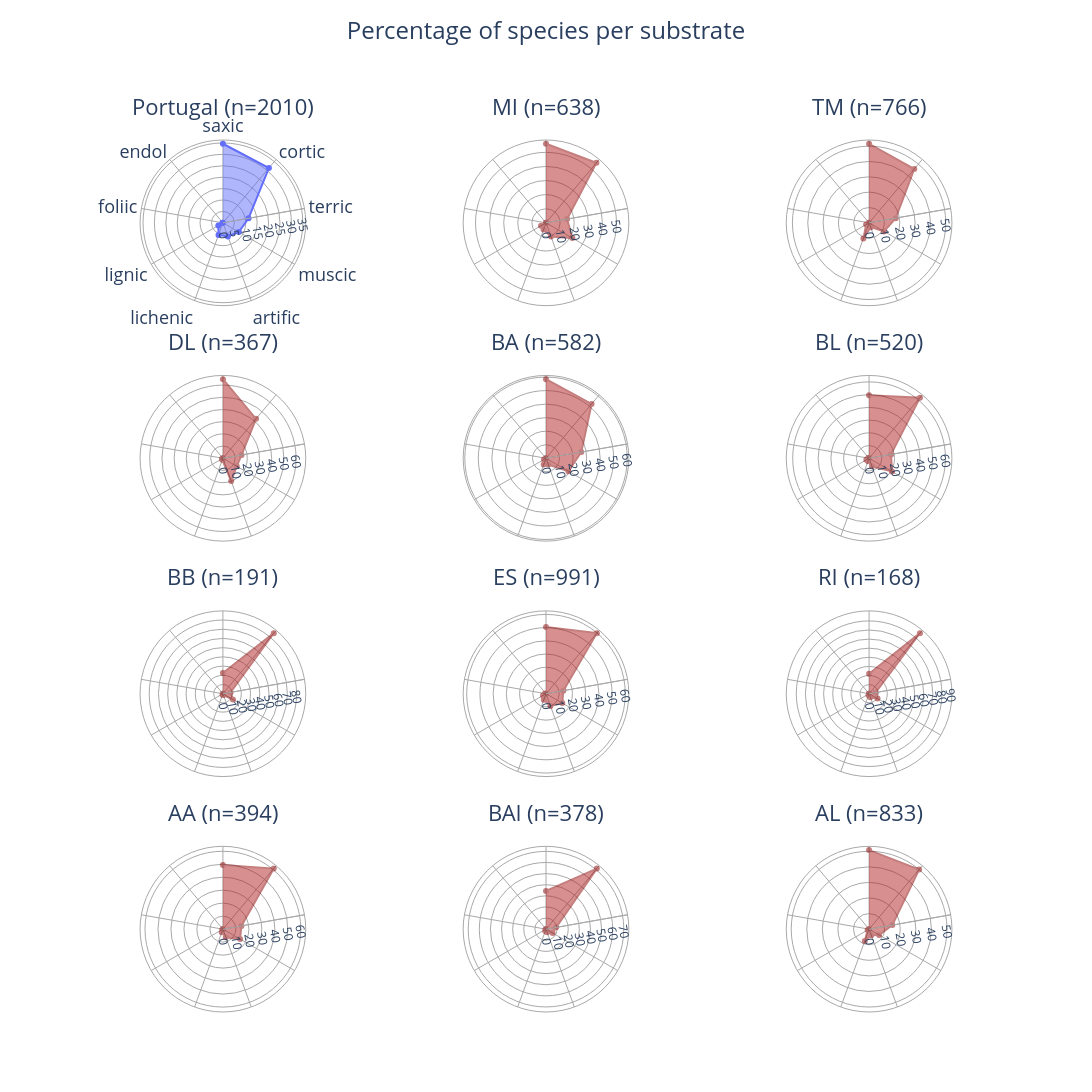

Notebook source saved alongside this figure:
### Code cell
from plotly.subplots import make_subplots
import plotly.graph_objects as go

# --- National reference radar (same for all subplots) ---
total_sorted = habitat_national.sort_values("percent", ascending=False)
habitats_sorted = total_sorted["hab"].tolist()

short_theta = [hab_labels.get(h, h) for h in habitats_sorted]

# find angle for third axis
N = len(short_theta)
step = 360 / N
third_angle = 90 - 2 * step

# Create subplots
fig = make_subplots(
    rows=4,
    cols=3,
    specs=[[{"type": "polar"}] * 3 for _ in range(4)],
    subplot_titles = [f"Portugal (n={tot_portugal})"] + [
        f"{prov} (n={total_species_prov.loc[prov]})"
        for prov in provs
    ],
    vertical_spacing=0.08,
    horizontal_spacing=0.04
)

# ==================================================
# 1) NATIONAL RADAR AT TOP LEFT
# ==================================================
fig.add_trace(
    go.Scatterpolar(
        r=total_sorted["percent"].values,
        theta=short_theta,
        fill="toself",
        name="Portugal",
        showlegend=False
    ),
    row=1, col=1
)

fig.update_layout({
    "polar": dict(
        bgcolor="white",
        angularaxis=dict(
            rotation=90, 
            direction="clockwise",
            tickfont=dict(size=18),
            gridcolor="darkgray",
            linecolor="darkgray"
        ),
        radialaxis=dict(
            angle=third_angle,
            visible=True,
            gridcolor="darkgray",
            linecolor="darkgray",
        )
    )
})


# ==================================================
# 2) PROVINCES START FROM SUBPLOT 2
# ==================================================
for idx, prov in enumerate(provs, start=1):
    subplot_pos = idx + 1   # shift by one because national uses first slot

    row = (subplot_pos - 1) // 3 + 1
    col = (subplot_pos - 1) % 3 + 1

    prov_data = habitat_by_prov_pivot_percent.loc[prov].reindex(habitats_sorted)


    # province radar
    fig.add_trace(
        go.Scatterpolar(
            r=prov_data.values,
            theta=short_theta,
            fill="toself",
            fillcolor="firebrick",
            line_color="darkred",
            opacity=0.5,
            name=prov,
            showlegend=False,
        ),
        row=row,
        col=col
    )

    polar_name = f"polar{subplot_pos}"
    fig.update_layout({
        polar_name: dict(
            bgcolor="white",             
            angularaxis=dict(
                rotation=90, 
                direction="clockwise",
                tickfont=dict(size=18),
                showticklabels=False,
                gridcolor="darkgray",
                linecolor="darkgray"
            ),
            radialaxis=dict(
                angle=third_angle,
                visible=True,
                # range=[0, total_sorted["percent"].max() + 10]
                gridcolor="darkgray",
                linecolor="darkgray"
            )
        )
    })

fig.update_layout(
    height=1600,
    width=1200,
    margin=dict(t=140),
    title_text="Percentage of species per substrate",
    title_x=0.5,
    title_y=.98,
    title_font_size=24,
    showlegend=False
)

# increase spacing between subplot title and radar
for annotation in fig.layout.annotations:
    annotation.y += 0.020
    annotation.font.size = 22


fig.show()

### Figure 1 — Plotly figure (JSON) as saved in the notebook; plotly's stock layout.template omitted (floating-point values rounded to 4 significant figures)
{"data": [{"fill": "toself", "name": "Portugal", "r": [34.65, 31.34, 11.4, 8.06, 6.36, 5.62, 2.31, 0.22, 0.03], "showlegend": false, "subplot": "polar", "theta": ["saxic", "cortic", "terric", "muscic", "artific", "lichenic", "lignic", "foliic", "endol"], "type": "scatterpolar"}, {"fill": "toself", "fillcolor": "firebrick", "line": {"color": "darkred"}, "name": "MI", "opacity": 0.5, "r": [56.11, 55.64, 15.2, 21.63, 10.34, 5.02, 4.08, 0.0, 0.0], "showlegend": false, "subplot": "polar2", "theta": ["saxic", "cortic", "terric", "muscic", "artific", "lichenic", "lignic", "foliic", "endol"], "type": "scatterpolar"}, {"fill": "toself", "fillcolor": "firebrick", "line": {"color": "darkred"}, "name": "TM", "opacity": 0.5, "r": [51.57, 45.82, 17.62, 11.23, 3.0, 10.84, 2.22, 0.0, 0.0], "showlegend": false, "subplot": "polar3", "theta": ["saxic", "cortic", "terric", "muscic", "artific", "lichenic", "lignic", "foliic", "endol"], "type": "scatterpolar"}, {"fill": "toself", "fillcolor": "firebrick", "line": {"color": "darkred"}, "name": "DL", "opacity": 0.5, "r": [64.85, 42.23, 15.53, 13.08, 19.89, 1.36, 0.82, 0.0, 0.0], "showlegend": false, "subplot": "polar4", "theta": ["saxic", "cortic", "terric", "muscic", "artific", "lichenic", "lignic", "foliic", "endol"], "type": "scatterpolar"}, {"fill": "toself", "fillcolor": "firebrick", "line": {"color": "darkred"}, "name": "BA", "opacity": 0.5, "r": [58.42, 52.41, 26.46, 19.07, 4.98, 4.98, 1.72, 0.0, 0.0], "showlegend": false, "subplot": "polar5", "theta": ["saxic", "cortic", "terric", "muscic", "artific", "lichenic", "lignic", "foliic", "endol"], "type": "scatterpolar"}, {"fill": "toself", "fillcolor": "firebrick", "line": {"color": "darkred"}, "name": "BL", "opacity": 0.5, "r": [49.42, 62.12, 17.5, 20.77, 6.73, 2.5, 2.5, 0.77, 0.19], "showlegend": false, "subplot": "polar6", "theta": ["saxic", "cortic", "terric", "muscic", "artific", "lichenic", "lignic", "foliic", "endol"], "type": "scatterpolar"}, {"fill": "toself", "fillcolor": "firebrick", "line": {"color": "darkred"}, "name": "BB", "opacity": 0.5, "r": [22.51, 85.86, 8.38, 12.57, 1.57, 1.05, 0.0, 0.0, 0.0], "showlegend": false, "subplot": "polar7", "theta": ["saxic", "cortic", "terric", "muscic", "artific", "lichenic", "lignic", "foliic", "endol"], "type": "scatterpolar"}, {"fill": "toself", "fillcolor": "firebrick", "line": {"color": "darkred"}, "name": "ES", "opacity": 0.5, "r": [50.55, 59.84, 13.32, 14.23, 9.89, 4.94, 2.62, 0.71, 0.0], "showlegend": false, "subplot": "polar8", "theta": ["saxic", "cortic", "terric", "muscic", "artific", "lichenic", "lignic", "foliic", "endol"], "type": "scatterpolar"}, {"fill": "toself", "fillcolor": "firebrick", "line": {"color": "darkred"}, "name": "RI", "opacity": 0.5, "r": [22.02, 86.9, 7.14, 10.71, 4.17, 1.79, 0.0, 0.0, 0.0], "showlegend": false, "subplot": "polar9", "theta": ["saxic", "cortic", "terric", "muscic", "artific", "lichenic", "lignic", "foliic", "endol"], "type": "scatterpolar"}, {"fill": "toself", "fillcolor": "firebrick", "line": {"color": "darkred"}, "name": "AA", "opacity": 0.5, "r": [49.49, 60.91, 14.47, 15.23, 6.6, 2.54, 0.51, 0.0, 0.0], "showlegend": false, "subplot": "polar10", "theta": ["saxic", "cortic", "terric", "muscic", "artific", "lichenic", "lignic", "foliic", "endol"], "type": "scatterpolar"}, {"fill": "toself", "fillcolor": "firebrick", "line": {"color": "darkred"}, "name": "BAl", "opacity": 0.5, "r": [34.39, 71.16, 9.26, 6.88, 2.91, 1.85, 0.53, 0.0, 0.0], "showlegend": false, "subplot": "polar11", "theta": ["saxic", "cortic", "terric", "muscic", "artific", "lichenic", "lignic", "foliic", "endol"], "type": "scatterpolar"}, {"fill": "toself", "fillcolor": "firebrick", "line": {"color": "darkred"}, "name": "AL", "opacity": 0.5, "r": [50.78, 49.94, 15.13, 7.44, 4.08, 8.04, 1.08, 0.12, 0.0], "showlegend": false, "subplot": "polar12", "theta": ["saxic", "cortic", "terric", "muscic", "artific", "lichenic", "lignic", "foliic", "endol"], "type": "scatterpolar"}], "layout": {"annotations": [{"font": {"size": 22}, "showarrow": false, "text": "Portugal (n=2010)", "x": 0.1533, "xanchor": "center", "xref": "paper", "y": 1.02, "yanchor": "bottom", "yref": "paper"}, {"font": {"size": 22}, "showarrow": false, "text": "MI (n=638)", "x": 0.5, "xanchor": "center", "xref": "paper", "y": 1.02, "yanchor": "bottom", "yref": "paper"}, {"font": {"size": 22}, "showarrow": false, "text": "TM (n=766)", "x": 0.8467, "xanchor": "center", "xref": "paper", "y": 1.02, "yanchor": "bottom", "yref": "paper"}, {"font": {"size": 22}, "showarrow": false, "text": "DL (n=367)", "x": 0.1533, "xanchor": "center", "xref": "paper", "y": 0.75, "yanchor": "bottom", "yref": "paper"}, {"font": {"size": 22}, "showarrow": false, "text": "BA (n=582)", "x": 0.5, "xanchor": "center", "xref": "paper", "y": 0.75, "yanchor": "bottom", "yref": "paper"}, {"font": {"size": 22}, "showarrow": false, "text": "BL (n=520)", "x": 0.8467, "xanchor": "center", "xref": "paper", "y": 0.75, "yanchor": "bottom", "yref": "paper"}, {"font": {"size": 22}, "showarrow": false, "text": "BB (n=191)", "x": 0.1533, "xanchor": "center", "xref": "paper", "y": 0.48, "yanchor": "bottom", "yref": "paper"}, {"font": {"size": 22}, "showarrow": false, "text": "ES (n=991)", "x": 0.5, "xanchor": "center", "xref": "paper", "y": 0.48, "yanchor": "bottom", "yref": "paper"}, {"font": {"size": 22}, "showarrow": false, "text": "RI (n=168)", "x": 0.8467, "xanchor": "center", "xref": "paper", "y": 0.48, "yanchor": "bottom", "yref": "paper"}, {"font": {"size": 22}, "showarrow": false, "text": "AA (n=394)", "x": 0.1533, "xanchor": "center", "xref": "paper", "y": 0.21, "yanchor": "bottom", "yref": "paper"}, {"font": {"size": 22}, "showarrow": false, "text": "BAl (n=378)", "x": 0.5, "xanchor": "center", "xref": "paper", "y": 0.21, "yanchor": "bottom", "yref": "paper"}, {"font": {"size": 22}, "showarrow": false, "text": "AL (n=833)", "x": 0.8467, "xanchor": "center", "xref": "paper", "y": 0.21, "yanchor": "bottom", "yref": "paper"}], "height": 1600, "margin": {"t": 140}, "polar": {"angularaxis": {"direction": "clockwise", "gridcolor": "darkgray", "linecolor": "darkgray", "rotation": 90, "tickfont": {"size": 18}}, "bgcolor": "white", "domain": {"x": [0, 0.3067], "y": [0.81, 1]}, "radialaxis": {"angle": 10, "gridcolor": "darkgray", "linecolor": "darkgray", "visible": true}}, "polar10": {"angularaxis": {"direction": "clockwise", "gridcolor": "darkgray", "linecolor": "darkgray", "rotation": 90, "showticklabels": false, "tickfont": {"size": 18}}, "bgcolor": "white", "domain": {"x": [0, 0.3067], "y": [0, 0.19]}, "radialaxis": {"angle": 10, "gridcolor": "darkgray", "linecolor": "darkgray", "visible": true}}, "polar11": {"angularaxis": {"direction": "clockwise", "gridcolor": "darkgray", "linecolor": "darkgray", "rotation": 90, "showticklabels": false, "tickfont": {"size": 18}}, "bgcolor": "white", "domain": {"x": [0.3467, 0.6533], "y": [0, 0.19]}, "radialaxis": {"angle": 10, "gridcolor": "darkgray", "linecolor": "darkgray", "visible": true}}, "polar12": {"angularaxis": {"direction": "clockwise", "gridcolor": "darkgray", "linecolor": "darkgray", "rotation": 90, "showticklabels": false, "tickfont": {"size": 18}}, "bgcolor": "white", "domain": {"x": [0.6933, 1], "y": [0, 0.19]}, "radialaxis": {"angle": 10, "gridcolor": "darkgray", "linecolor": "darkgray", "visible": true}}, "polar2": {"angularaxis": {"direction": "clockwise", "gridcolor": "darkgray", "linecolor": "darkgray", "rotation": 90, "showticklabels": false, "tickfont": {"size": 18}}, "bgcolor": "white", "domain": {"x": [0.3467, 0.6533], "y": [0.81, 1]}, "radialaxis": {"angle": 10, "gridcolor": "darkgray", "linecolor": "darkgray", "visible": true}}, "polar3": {"angularaxis": {"direction": "clockwise", "gridcolor": "darkgray", "linecolor": "darkgray", "rotation": 90, "showticklabels": false, "tickfont": {"size": 18}}, "bgcolor": "white", "domain": {"x": [0.6933, 1], "y": [0.81, 1]}, "radialaxis": {"angle": 10, "gridcolor": "darkgray", "linecolor": "darkgray", "visible": true}}, "polar4": {"angularaxis": {"direction": "clockwise", "gridcolor": "darkgray", "linecolor": "darkgray", "rotation": 90, "showticklabels": false, "tickfont": {"size": 18}}, "bgcolor": "white", "domain": {"x": [0, 0.3067], "y": [0.54, 0.73]}, "radialaxis": {"angle": 10, "gridcolor": "darkgray", "linecolor": "darkgray", "visible": true}}, "polar5": {"angularaxis": {"direction": "clockwise", "gridcolor": "darkgray", "linecolor": "darkgray", "rotation": 90, "showticklabels": false, "tickfont": {"size": 18}}, "bgcolor": "white", "domain": {"x": [0.3467, 0.6533], "y": [0.54, 0.73]}, "radialaxis": {"angle": 10, "gridcolor": "darkgray", "linecolor": "darkgray", "visible": true}}, "polar6": {"angularaxis": {"direction": "clockwise", "gridcolor": "darkgray", "linecolor": "darkgray", "rotation": 90, "showticklabels": false, "tickfont": {"size": 18}}, "bgcolor": "white", "domain": {"x": [0.6933, 1], "y": [0.54, 0.73]}, "radialaxis": {"angle": 10, "gridcolor": "darkgray", "linecolor": "darkgray", "visible": true}}, "polar7": {"angularaxis": {"direction": "clockwise", "gridcolor": "darkgray", "linecolor": "darkgray", "rotation": 90, "showticklabels": false, "tickfont": {"size": 18}}, "bgcolor": "white", "domain": {"x": [0, 0.3067], "y": [0.27, 0.46]}, "radialaxis": {"angle": 10, "gridcolor": "darkgray", "linecolor": "darkgray", "visible": true}}, "polar8": {"angularaxis": {"direction": "clockwise", "gridcolor": "darkgray", "linecolor": "darkgray", "rotation": 90, "showticklabels": false, "tickfont": {"size": 18}}, "bgcolor": "white", "domain": {"x": [0.3467, 0.6533], "y": [0.27, 0.46]}, "radialaxis": {"angle": 10, "gridcolor": "darkgray", "linecolor": "darkgray", "visible": true}}, "polar9": {"angularaxis": {"direction": "clockwise", "gridcolor": "darkgray", "linecolor": "darkgray", "rotation": 90, "showticklabels": false, "tickfont": {"size": 18}}, "bgcolor": "white", "domain": {"x": [0.6933, 1], "y": [0.27, 0.46]}, "radialaxis": {"angle": 10, "gridcolor": "darkgray", "linecolor": "darkgray", "visible": true}}, "showlegend": false, "title": {"font": {"size": 24}, "text": "Percentage of species per substrate", "x": 0.5, "y": 0.98}, "width": 1200}}
